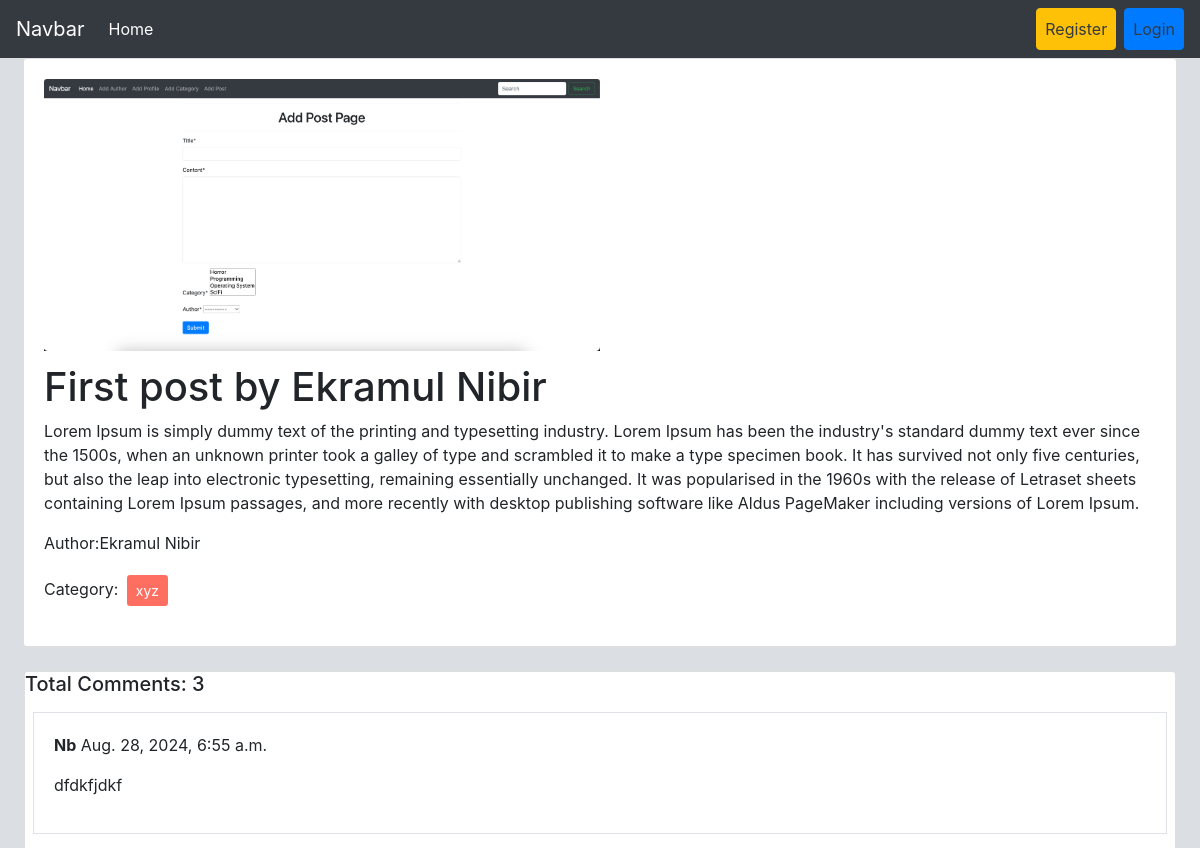
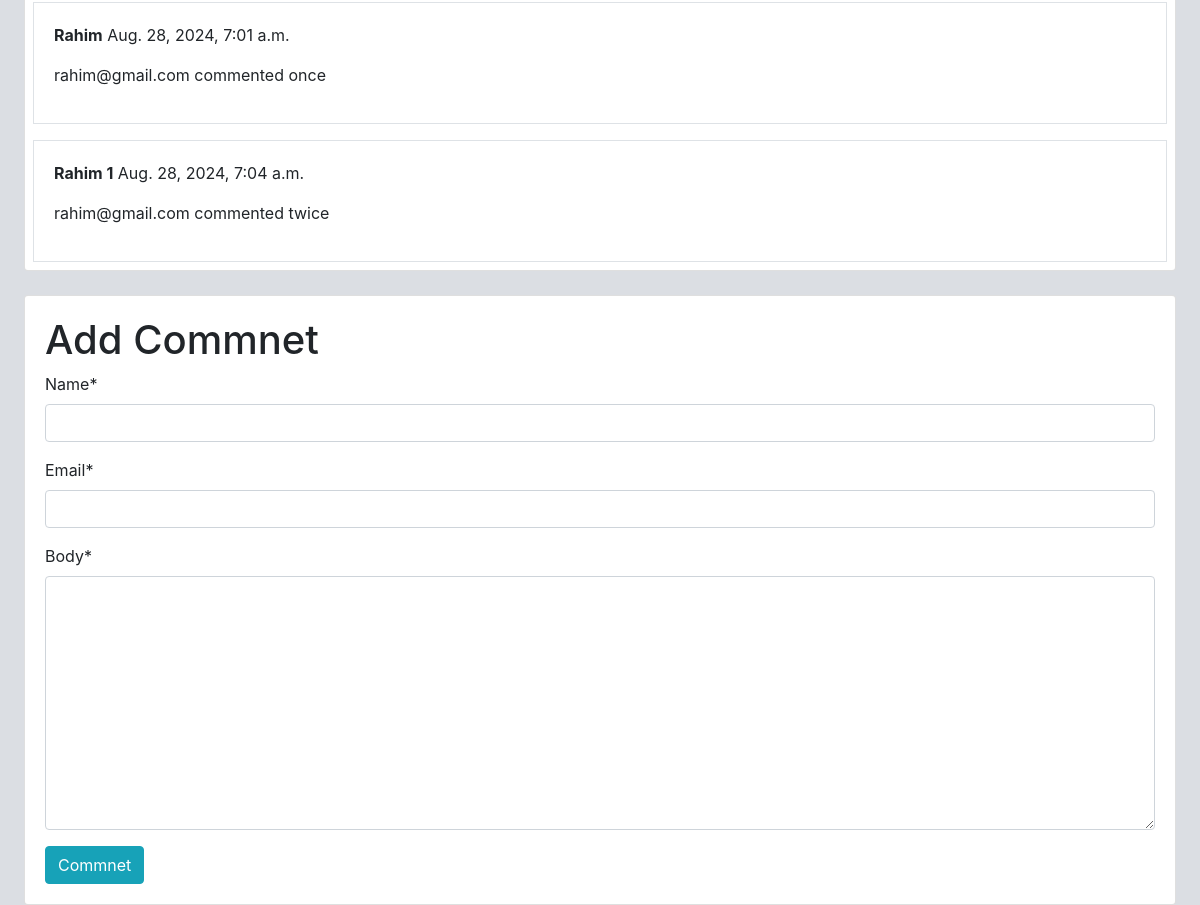
/posts/post_detail/1, run on the app's committed database (2 pictures, top to bottom).
### posts/models.py (models this page shows, shortened)
class Post(models.Model):
    title = models.CharField(max_length=50)
    content = models.TextField()
    category = models.ManyToManyField(Category)
    author = models.ForeignKey(User, on_delete=models.CASCADE)
    image = models.ImageField(upload_to='./media/uploads/', blank=True, null=True) #Query

class Comment(models.Model):
    post = models.ForeignKey(Post, on_delete=models.CASCADE, related_name="comments")
    name = models.CharField(max_length=150)
    email = models.EmailField()
    body = models.TextField()
    created_on = models.DateTimeField(auto_now_add=True)

### categories/models.py (models this page shows, shortened)
class Category(models.Model):
    name = models.CharField(max_length=50)
    slug = models.SlugField(max_length=100,null=True, unique=True, blank=True)

### posts/views.py (the view, shortened to what this page needs)
# urls.py: path('post_detail/<int:id>',views.PostDetailView.as_view(), name = 'post_detail'),
class PostDetailView(DetailView):
    model = models.Post
    pk_url_kwarg = 'id'
    template_name = './posts/post_detail.html'
    def get_context_data(self, **kwargs):
        context = super().get_context_data(**kwargs)
        post = self.object
        comments = post.comments.all()
        comment_form = forms.CommentForm()
        context['comments'] = comments
        context['comment_form'] = comment_form
        return context

### posts/forms.py
class CommentForm(forms.ModelForm):
    class Meta:
        model = Comment
        fields = ['name', 'email', 'body']

### posts/templates/posts/post_detail.html (shortened to what this page needs)
{% extends "base.html" %} {% load crispy_forms_tags %}
{% block content %}
<div class="col-12">
  <div class="card mx-2">
    <div class="card-body">
      <img src="{{post.image.url}}" class="card-img-top" alt="" style="width: 50%;" />
      <h5 class="card-title"><h1>{{post.title}}</h1></h5>
      <p class="card-text">{{ post.content}}</p>
      <p>Author:{{post.author.first_name}} {{post.author.last_name}}</p>
      <p>
        Category: {% for cat in post.category.all %}
        <button
          class="btn btn-sm m-1"
          style="background-color: #ff6f61; color: white"
        >
          {{ cat.name }}
        </button>
        {% endfor %}
      </p>
    </div>
  </div>
</div>
<div class="card mx-4 mt-4">
    <h5> Total Comments: {{comments | length}}</h5>
    {% for comment in comments %}
    <div class="card-body border m-2">
        <p><b>{{comment.name}}</b> {{comment.created_on}}</p>
        <p>{{comment.body}}</p>
    </div>
    {% endfor %}
</div>
<div class="card mx-4  mt-4">
    <div class="card-body">
        <form action="" method="post">
            <h1>Add Commnet</h1>
            {{comment_form | crispy}}
            <input class="btn btn-info" type="submit" value="Commnet">
        </form>
    </div>
</div>
{% endblock content %}

### data on the page
Post: image (picture), title "First post by Ekramul Nibir", content "Lorem Ipsum is simply dummy text of the printing and typesetting industry. Lorem Ipsum has been the industry's standard dummy text ever since the 1500s, when an unknown printer took a galley of type and scrambled it to make a type specimen book. It has survived not only five centuries, but also the leap into electronic typesetting, remaining essentially unchanged. It was popularised in the 1960s with the release of Letraset sheets containing Lorem Ipsum passages, and more recently with desktop publishing software like Aldus PageMaker including versions of Lorem Ipsum.", author.first_name "Ekramul", author.last_name "Nibir"
Category: name "xyz"
Comment: name "Nb", created_on "Aug. 28, 2024, 6:55 a.m.", body "dfdkfjdkf"
Comment: name "Rahim", created_on "Aug. 28, 2024, 7:01 a.m.", body "rahim@gmail.com commented once"
Comment: name "Rahim 1", created_on "Aug. 28, 2024, 7:04 a.m.", body "rahim@gmail.com commented twice"

### other printed values
{{ comments | length }} "3"
